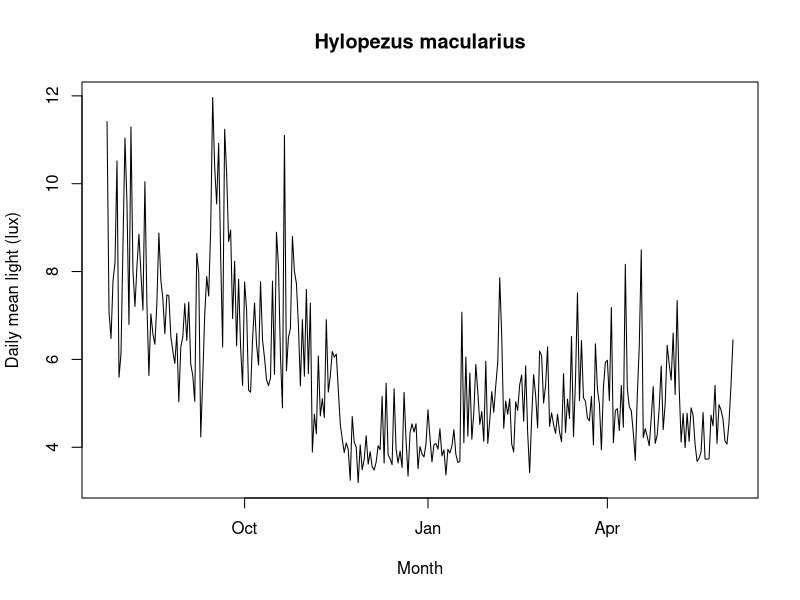
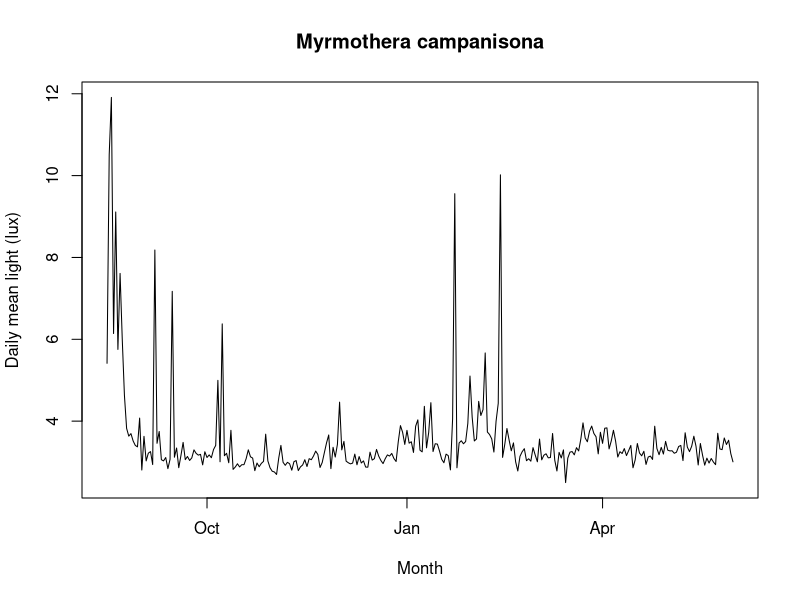
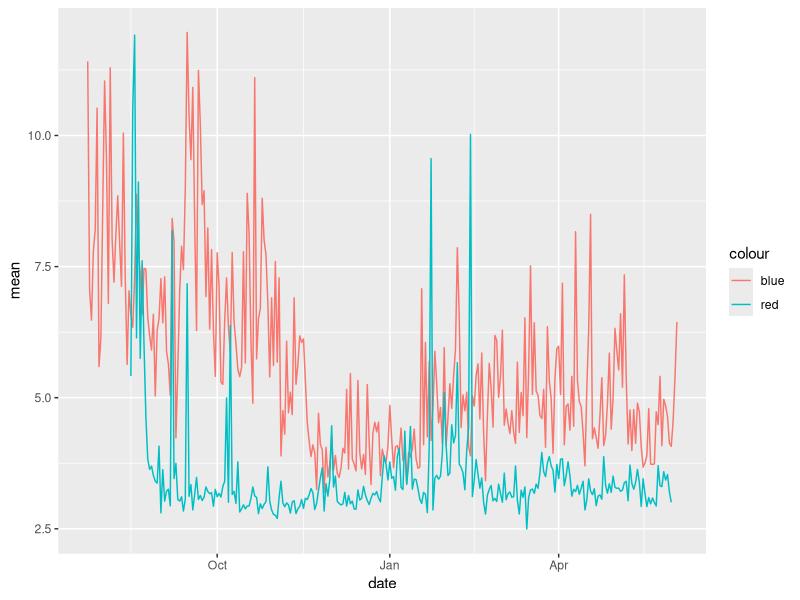

R code for these plots, in order:
## ---- chunk 1
library(tidyr)
## ---- chunk 2
spName1 <- "Hylopezus macularius"
rawData <- as.data.frame(read.csv("./Species_Data/HYMA_geo.csv", header=TRUE))

#Insert date banded and date recaptured in "YYYY-MM-DD" format
bandDate1 <- "2018-07-24"
recapDate1 <- "2019-06-03"

#Second species to compare
spName2 <- "Myrmothera campanisona"
rawData2 <- as.data.frame(read.csv("./Species_Data/MYCA_geo.csv", header = TRUE))

#Band dates of second species
bandDate2 <- "2018-8-16"
recapDate2 <- "2019-5-31"
## ---- chunk 3
sepRawData<-rawData %>%
tidyr::separate(DD.MM.YYYY.HH.MM.SS, into = c("date", "time"), sep = " ")
#Converting 'date' column as sequential dates, renaming light column
sepRawData$date <- as.Date(sepRawData$date, "%d/%m/%Y")

dateData <- sepRawData[(sepRawData$date >= bandDate1) & (sepRawData$date <= recapDate1) ,]

## ---- chunk 4
daylightData <- dplyr::filter(dateData, light.lux. > 1.136 & light.lux. < 1000)
  
## ---- chunk 5
groupData <- daylightData %>% 
  dplyr::group_by(date)
finalData <- groupData %>%
  dplyr::summarise(mean = mean(light.lux.), max = max(light.lux.),min = min(light.lux.))

View(finalData)
## ---- chunk 6
plot(finalData$date, finalData$mean,
     main = spName1,
     ylab = "Daily mean light (lux)",
     xlab = "Month",
     type = "l")
## ---- chunk 7
sepRawData2<-rawData2 %>%
tidyr::separate(DD.MM.YYYY.HH.MM.SS, into = c("date", "time"), sep = " ")
#Converting 'date' column as sequential dates, renaming light column
sepRawData2$date <- as.Date(sepRawData2$date, "%d/%m/%Y")

dateData2 <- sepRawData2[(sepRawData2$date >= bandDate2) & (sepRawData2$date <= recapDate2) ,]

daylightData2 <- dplyr::filter(dateData2, light.lux. > 1.136 & light.lux. < 1000)

groupData2 <- daylightData2 %>% 
  dplyr::group_by(date)

finalData2 <- groupData2 %>%
  dplyr::summarise(mean = mean(light.lux.), max = max(light.lux.),min = min(light.lux.))

View(finalData2)
plot(finalData2$date, finalData2$mean,
     main = spName2,
     ylab = "Daily mean light (lux)",
     xlab = "Month",
     type = "l")
## ---- chunk 8
install.packages('ggplot2')
library('ggplot2')

ggplot() + 
  geom_line(data = finalData, aes(x = date, y = mean, color = "blue")) + geom_line(data = finalData2, aes(x = date, y = mean, color = "red"))
## ---- chunk 9
summary(finalData$mean)

summary(finalData2$mean)
